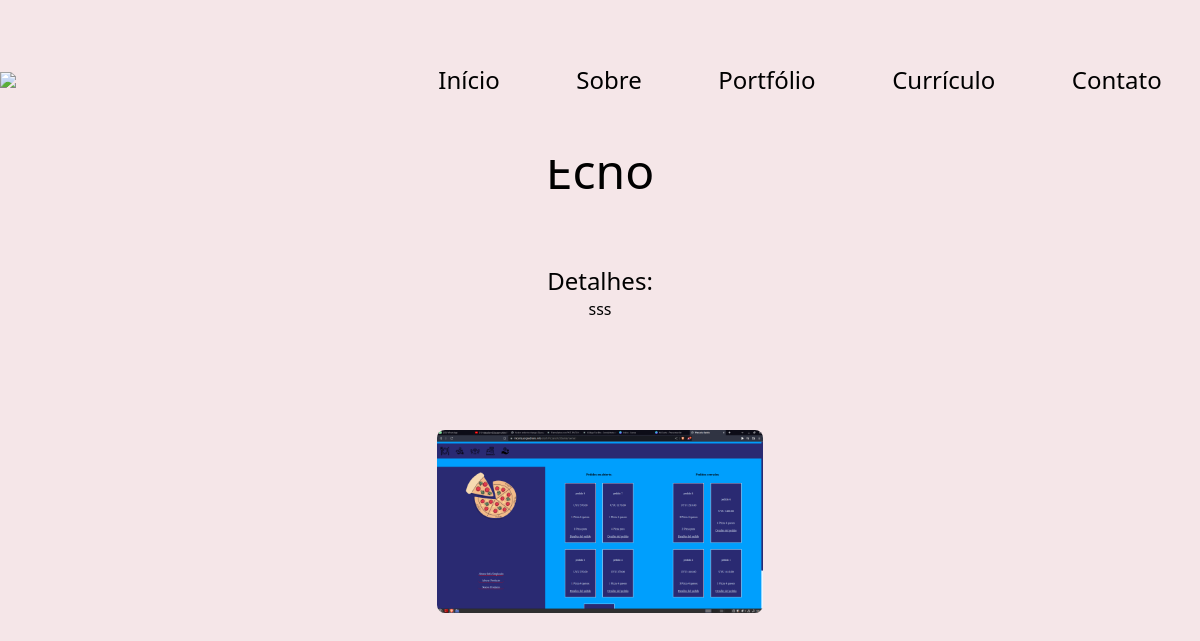
The app's page /projetos/Ecno/ with its own data.
### projects/models.py (models this page shows, shortened)
class Project(models.Model):
    name = models.CharField(max_length=30, null=False, default="", unique=True)
    description = models.TextField(default="")
    image = models.ImageField(upload_to='images/', blank=True)
    category = models.ForeignKey('Category',default=1, on_delete=models.SET_DEFAULT ,related_name="created")
    class Meta:
        verbose_name = "Projeto"
        verbose_name_plural = "Projetos"

### website/views.py (the view)
# urls.py: path('projetos/<str:pk>/', views.detail),
def detail(request, pk):
    project = Project.objects.get(name=pk)
    images = Image.objects.all().filter(project=project)
    return render(request, 'projectDetail.html',{
        'images':images,
        'detail':project
    })

### theme/templates/projectDetail.html (shortened to what this page needs)
{% extends "base.html" %}
{% load static tailwind_tags %}
{% block content %}
	<div class="w-full flex flex-col min-h-screen justify-around p-28 mt-24">
	<h2 class="text-center w-full text-5xl">
	{{detail.name}}
	</h2>
	<div class="w-full text-center">
	<p class="text-2xl">Detalhes:</p>
	<p class="w-full text-center text-base">{{detail.description}}</p>
	</div>
	<div class="flex flex-row flex-wrap justify-around">
		<img src="{{detail.image.url}}" class="group-hover:scale-125 ease-in duration-200 h-auto w-1/3 rounded-lg m-10">
	</div>
{% endblock %}

### theme/templates/base.html (style rules this page uses)
html { scroll-behavior: smooth; }

### records on screen
Project: name "Ecno", description "sss", image (picture)
